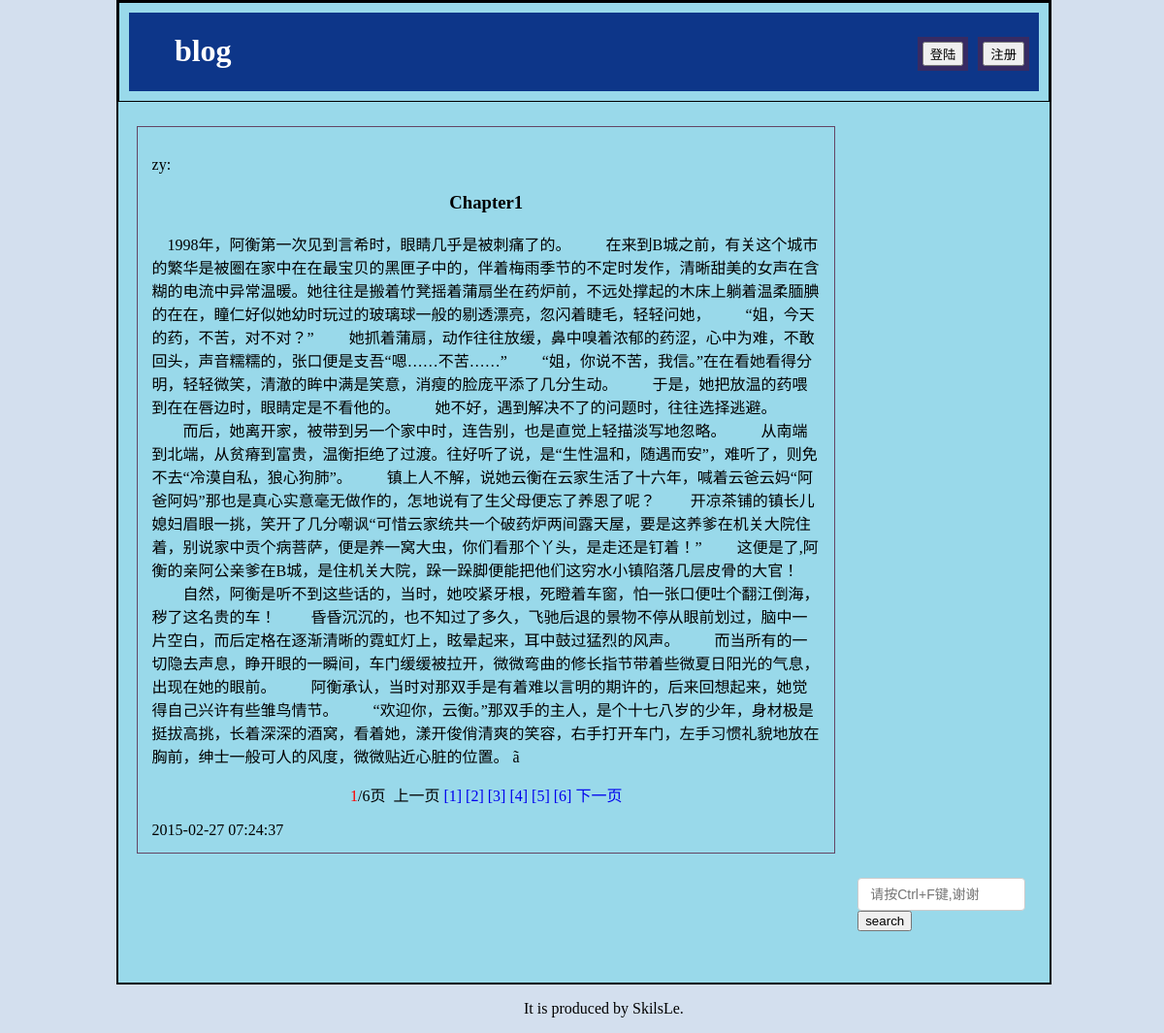
/php/content1.php?content_id=2, run on the app's committed database.
### tables this page shows
CREATE TABLE IF NOT EXISTS `blog_content` (
  `user_id` int(11) NOT NULL,
  `user_name` varchar(10) NOT NULL,
`content_id` int(11) NOT NULL,
  `content_title` varchar(225) NOT NULL,
  `type` varchar(32) NOT NULL,
  `content` text NOT NULL,
  `time` timestamp NOT NULL DEFAULT CURRENT_TIMESTAMP ON UPDATE CURRENT_TIMESTAMP
);

### php/content1.php (the view, shortened to what this page needs)
<?php
	include"../php/connect.php";
    $content_id=$_GET['content_id'];
	?>
	<?php
    function ff_page($content,$page)
    {
    global $expert_id;
    $content_id=$_GET['content_id'];
    if (empty($page)) {
         $page = 1 ;
    }
    $PageLength = 3000;
    $CLength = strlen($content);
    $PageCount = floor(($CLength / $PageLength)) + 1;
    $PageArray=array();
    $Seperator = array("\n","\r","。","!","?",";",",","”","’",".","！","？","；");
    if($CLength <= $PageLength)
     {
        echo $content;
     }
       else{
        $PageArray[0]=0;
        $i=0;
    for( $j=0 ; $j < sizeof($Seperator); $j++)
       {
      $Pos=strpos($content,$Seperator[$j],$PageArray[$i]+2900);
      while($Pos > 0 && $Pos<($i+1)*$PageLength && $Pos > $i*$PageLength )
      {
     $PageArray[$i] = $Pos ;
     if ($Pos+$PageLength > $CLength)
     {
         $start_p = $CLength-1 ;
     }
     else{
         $start_p = $Pos+$PageLength ;
     }
     $Pos = strpos($content,$Seperator[$j],$start_p) ;
      }
        if($PageArray[$i]>0)
        {
         $j = $j + sizeof($Seperator) + 1;
        }
 }
    for( $i = 1; $i < $PageCount-1; $i++ )
    {
       for( $j = 0 ; $j < sizeof($Seperator); $j++)
       {
         $Pos=strpos($content,$Seperator[$j],$PageArray[$i-1]+2900);
     while($Pos > 0 && $Pos < ($i+1)*$PageLength && $Pos > $i*$PageLength )
   {
      $PageArray[$i] = $Pos ;
      if ($Pos+$PageLength > $CLength)
      {
         $start_p2 = $CLength-1 ;
      }
      else{
         $start_p2 = $Pos+$PageLength ;
      }
      $Pos = strpos($content,$Seperator[$j],$start_p2) ;
    }
   if($PageArray[$i]>0)
   {
    $j = $j + sizeof($Seperator) + 1;
   }
    }
   }
    $PageArray[$PageCount-1] = $CLength;
    if($page==1)
 {
     $output=substr($content,0,$PageArray[$page-1]+2);
 }
    echo $output ;
 if($PageCount > 1)
 {
    echo "<br \><center>";
    echo "<font color='ff0000'>".$page."</font>/".$PageCount."页 &nbsp;";
    if($page>1)
     echo "<a href=".$_SERVER['PHP_SELF']."?expert_id=$expert_id&content_id=$content_id&page_t=".($page-1).">上一页</a> ";
    else
      echo "上一页 ";
    for( $i=1 ; $i <= $PageCount ; $i++)
    {
     echo "<a href=".$_SERVER['PHP_SELF']."?expert_id=$expert_id&content_id=$content_id&page_t=".$i.">[".$i."]</a> ";
    }
    if($page < $PageCount)
        echo " <a href=".$_SERVER['PHP_SELF']."?expert_id=$expert_id&content_id=$content_id&page_t=".($page+1).">下一页</a> ";
  else
   echo " 下一页 ";
  echo "</center>";
    }
 }
}
?>
<html>
<head>
	<link rel="stylesheet" href="../css/index_style.css">
	<link rel="stylesheet" href="../css/tab.css">
	<link rel="stylesheet" href="../css/timeline.css">
</head>
<body>
<div id="main">
	<div id="header_out">
		<div id="header">
			<div id="header_left">
				<h1>blog</h1>
			</div>
			<div id="header_right">
				<li><button type="submit" href="#" id="zhuce">注册</button></li>
        <li><button type="submit" href="#" id="denglu">登陆</button></li>
			</div>
		</div>
	</div>
	<div id="body">
		<div class="body_right2" style="display:block;">
			<div id="log">
				<?php
          $result = $db->query("SELECT * FROM `blog_content` WHERE `content_id` = '$content_id'");
          foreach ($result as $value) {
            print("<p>{$value['user_name']}:</p><h3>{$value['content_title']}</h3>
              <p id='p'>");
              $content1=$value['content'];
              $current=$_REQUEST['page_t'];
              $result= ff_page($content1,$current);
              print("{$result}</p>              <span>{$value['time']}</span>
                </div>
    </div>
    <div id='search'>
    <div id='sear'>
      <form action='search1.php' method='post'>
        <input name='search' type='text' class='form-control' placeholder='请按Ctrl+F键,谢谢'>
        <input type='submit' value='search'>
      </form></div>");
              echo <<<STR
              </div>
            </div>
          </div>
STR;
}
					?>
<div id="footer">
	<p>It is produced by SkilsLe.</p>
</div>
</body>
</html>

### css/index_style.css (style rules this page uses)
body { margin: 0; padding: 0; background: #d3dfee; }
h1 { color: #fff; }
li { list-style: none; }
a { text-decoration: none; }
#main { width: 80%; background: #99d9ea; margin-left: 10%; border: 2px solid #000; }
#header_out { border: 1px solid #000; }
#header { margin: 10px; background: #0d3689; height: 80.875px; }
#header_left { width: 40%; float: left; margin-left: 5%; }
#header_right { float: right; }
#header_right li { list-style: none; float: right; margin-right: 10px; margin-top: 25px; background: #372b63; padding: 5px; text-align: center; }
#body { overflow: auto; }
#search { float: right; margin: 25px; width: 18%; overflow: hidden; }
.form-control { display: block; width: 100%; padding: 6px 12px; font-size: 14px; line-height: 1.42857143; color: #555; border: 1px solid #ccc; border-radius: 4px; }
#footer { margin-left: 45%; }
#sear { margin-bottom: 16%; }

### css/tab.css (style rules this page uses)
.body_right2 { margin-top: 25px; width: 75%; margin-left: 2%; float: left; }
#log { border: 1px solid #644664; padding: 2%; }
#log h3 { text-align: center; }

### data on the page
blog_content: user_name "zy", content_title "Chapter1", content "1998年，阿衡第一次见到言希时，眼睛几乎是被刺痛了的。 在来到B城之前，有关这个城市的繁华是被圈在家中在在最宝贝的黑匣子中的，伴着梅雨季节的不定时发作，清晰甜美的女声在含糊的电流中异常温暖。她往往是搬着竹凳摇着蒲扇坐在药炉前，不远处撑起的木床上躺着温柔腼腆的在在，瞳仁好似她幼时玩过的玻璃球一般的剔透漂亮，忽闪着睫毛，轻轻问她， “姐，今天的药，不苦，对不对？” 她抓着蒲扇，动作往往放缓，鼻中嗅着浓郁的药涩，心中为难，不敢回头，声音糯糯的，张口便是支吾“嗯……不苦……” “姐，你说不苦，我信。”在在看她看得分明，轻轻微笑，清澈的眸中满是笑意，消瘦的脸庞平添了几分生动。 于是，她把放温的药喂到在在唇边时，眼睛定是不看他的。 她不好，遇到解决不了的问题时，往往选择逃避。 而后，她离开家，被带到另一个家中时，连告别，也是直觉上轻描淡写地忽略。 从南端到北端，从贫瘠到富贵，温衡拒绝了过渡。往好听了说，是“生性温和，随遇而安”，难听了，则免不去“冷漠自私，狼心狗肺”。 镇上人不解，说她云衡在云家生活了十六年，喊着云爸云妈“阿爸阿妈”那也是真心实意毫无做作的，怎地说有了生父母便忘了养恩了呢？ 开凉茶铺的镇长儿媳妇眉眼一挑，笑开了几分嘲讽“可惜云家统共一个破药炉两间露天屋，要是这养爹在机关大院住着，别说家中贡个病菩萨，便是养一窝大虫，你们看那个丫头，是走还是钉着！” 这便是了,阿衡的亲阿公亲爹在B城，是住机关大院，跺一跺脚便能把他们这穷水小镇陷落几层皮骨的大官！ 自然，阿衡是听不到这些话的，当时，她咬紧牙根，死瞪着车窗，怕一张口便吐个翻江倒海，秽了这名贵的车！…", content "6", time "2015-02-27 07:24:37"
